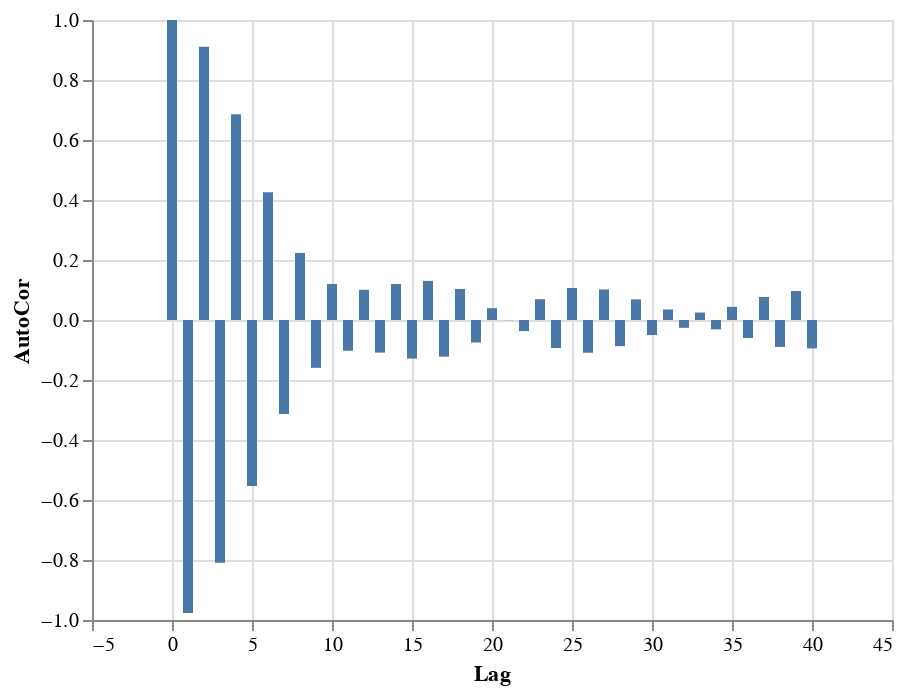

The notebook cell saved with this chart:
### Code cell
#Auto Correlation Plot
make_autocorr(dif_52.values, nlags = 40)

### Figure 1 — Vega-Lite specification as saved in the notebook (floating-point values rounded to 4 significant figures)
{"config": {"view": {"continuousWidth": 400, "continuousHeight": 300}}, "data": {"name": "data-e60bc6eb9a1361b1471f47d629650e2b"}, "mark": "bar", "encoding": {"x": {"type": "quantitative", "field": "Lag"}, "y": {"type": "quantitative", "field": "AutoCor"}}, "$schema": "https://vega.github.io/schema/vega-lite/v4.8.1.json", "datasets": {"data-e60bc6eb9a1361b1471f47d629650e2b": [{"Lag": 0, "AutoCor": 1.0}, {"Lag": 1, "AutoCor": -0.9768}, {"Lag": 2, "AutoCor": 0.9105}, {"Lag": 3, "AutoCor": -0.8094}, {"Lag": 4, "AutoCor": 0.6858}, {"Lag": 5, "AutoCor": -0.5536}, {"Lag": 6, "AutoCor": 0.4259}, {"Lag": 7, "AutoCor": -0.3136}, {"Lag": 8, "AutoCor": 0.2237}, {"Lag": 9, "AutoCor": -0.1594}, {"Lag": 10, "AutoCor": 0.1202}, {"Lag": 11, "AutoCor": -0.1024}, {"Lag": 12, "AutoCor": 0.1008}, {"Lag": 13, "AutoCor": -0.1087}, {"Lag": 14, "AutoCor": 0.12}, {"Lag": 15, "AutoCor": -0.1287}, {"Lag": 16, "AutoCor": 0.1304}, {"Lag": 17, "AutoCor": -0.1223}, {"Lag": 18, "AutoCor": 0.1034}, {"Lag": 19, "AutoCor": -0.07493}, {"Lag": 20, "AutoCor": 0.03938}, {"Lag": 21, "AutoCor": -0.0005989}, {"Lag": 22, "AutoCor": -0.03706}, {"Lag": 23, "AutoCor": 0.06948}, {"Lag": 24, "AutoCor": -0.09334}, {"Lag": 25, "AutoCor": 0.1067}, {"Lag": 26, "AutoCor": -0.1091}, {"Lag": 27, "AutoCor": 0.1018}, {"Lag": 28, "AutoCor": -0.08719}, {"Lag": 29, "AutoCor": 0.06875}, {"Lag": 30, "AutoCor": -0.05022}, {"Lag": 31, "AutoCor": 0.0351}, {"Lag": 32, "AutoCor": -0.02614}, {"Lag": 33, "AutoCor": 0.02483}, {"Lag": 34, "AutoCor": -0.03122}, {"Lag": 35, "AutoCor": 0.04388}, {"Lag": 36, "AutoCor": -0.06018}, {"Lag": 37, "AutoCor": 0.07669}, {"Lag": 38, "AutoCor": -0.08984}, {"Lag": 39, "AutoCor": 0.09654}, {"Lag": 40, "AutoCor": -0.09474}]}}
